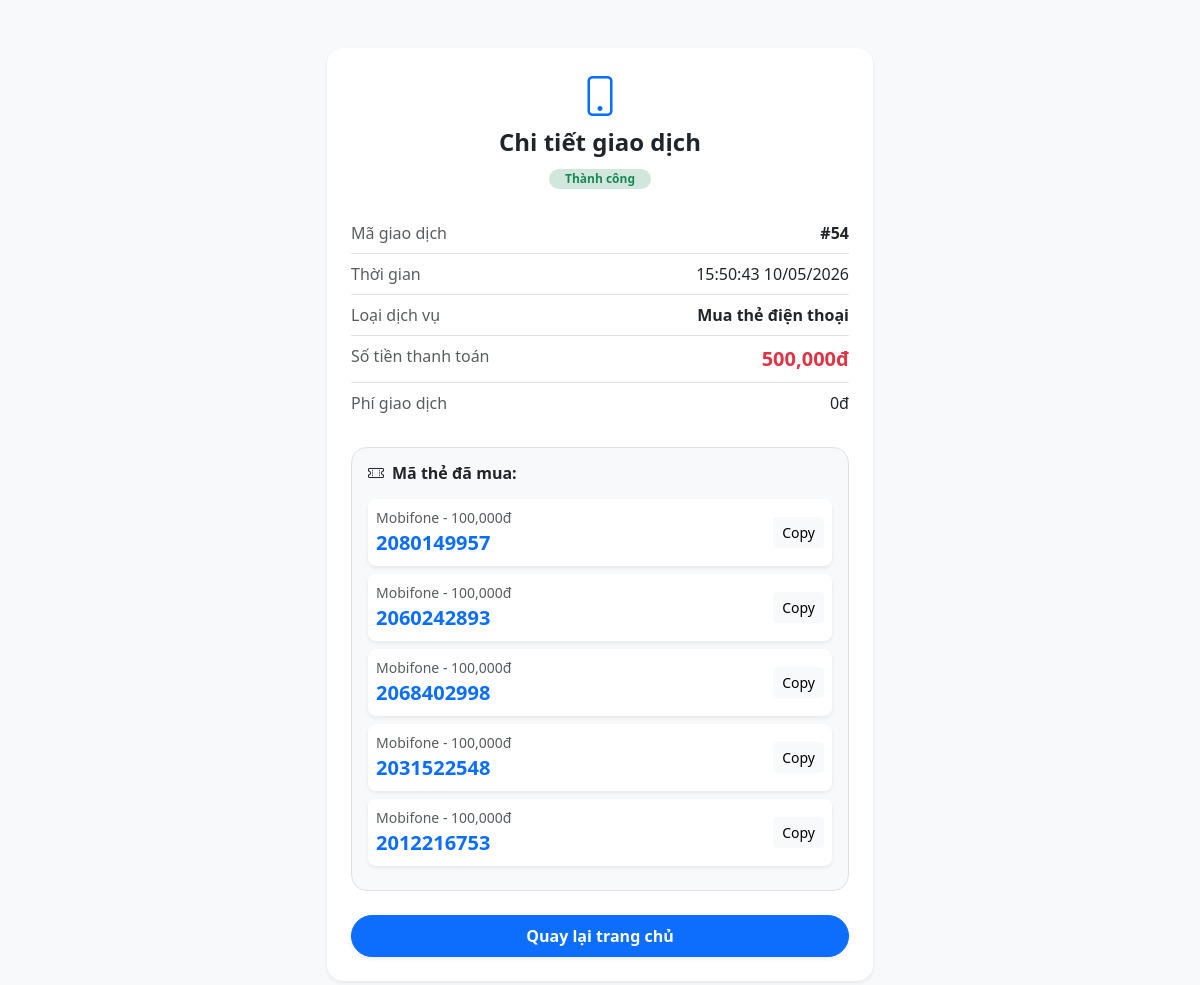
The page /transaction_detail.php?id=54 (signed in) on the database its author committed.
### tables this page shows
CREATE TABLE `transactions` (
  `id` int(11) NOT NULL,
  `sender_id` int(11) DEFAULT NULL,
  `receiver_phone` varchar(15) DEFAULT NULL,
  `receiver_id` int(11) DEFAULT NULL,
  `type` enum('deposit','withdraw','transfer','buy_card') NOT NULL,
  `amount` decimal(15,2) NOT NULL,
  `fee` decimal(15,2) DEFAULT 0.00,
  `total_amount` decimal(15,2) NOT NULL,
  `status` enum('pending','success','failed') DEFAULT 'pending',
  `note` text DEFAULT NULL,
  `created_at` timestamp NOT NULL DEFAULT current_timestamp()
);

CREATE TABLE `phone_cards` (
  `id` int(11) NOT NULL,
  `transaction_id` int(11) DEFAULT NULL,
  `carrier` enum('Viettel','Mobifone','Vinaphone') DEFAULT NULL,
  `card_code` char(10) DEFAULT NULL,
  `amount` decimal(15,2) DEFAULT NULL
);

### transaction_detail.php (the view, shortened to what this page needs)
<?php
require_once 'db_config.php';
$user_id = $_SESSION['user_id'];
$trans_id = $_GET['id'];
$stmt = $conn->prepare("SELECT * FROM transactions WHERE id = ? AND (sender_id = ? OR receiver_id = ?)");
$stmt->execute([$trans_id, $user_id, $user_id]);
$trans = $stmt->fetch();
$cards = [];
if ($trans['type'] == 'buy_card') {
    $stmt_cards = $conn->prepare("SELECT * FROM phone_cards WHERE transaction_id = ?");
    $stmt_cards->execute([$trans_id]);
    $cards = $stmt_cards->fetchAll();
}
?>
<!DOCTYPE html>
<html lang="vi">
<head>
    <link href="https://cdn.jsdelivr.net/npm/bootstrap@5.3.0/dist/css/bootstrap.min.css" rel="stylesheet">
    <link rel="stylesheet" href="https://cdn.jsdelivr.net/npm/bootstrap-icons@1.11.1/font/bootstrap-icons.css">
</head>
<body class="bg-light">
<div class="container py-5">
    <div class="row justify-content-center">
        <div class="col-md-6">
            <div class="card border-0 shadow-sm rounded-4">
                <div class="card-body p-4">
                    <div class="text-center mb-4">
                        <div class="display-6 text-primary mb-2">
                            <i class="bi <?= $trans['type'] == 'buy_card' ? 'bi-phone' : 'bi-arrow-left-right' ?>"></i>
                        </div>
                        <h4 class="fw-bold">Chi tiết giao dịch</h4>
                        <span class="badge bg-success-subtle text-success rounded-pill px-3">Thành công</span>
                    </div>
                    <div class="list-group list-group-flush mb-4">
                        <div class="list-group-item d-flex justify-content-between px-0">
                            <span class="text-muted">Mã giao dịch</span>
                            <span class="fw-bold text-dark">#<?= $trans['id'] ?></span>
                        </div>
                        <div class="list-group-item d-flex justify-content-between px-0">
                            <span class="text-muted">Thời gian</span>
                            <span class="text-dark"><?= date('H:i:s d/m/Y', strtotime($trans['created_at'])) ?></span>
                        </div>
                        <div class="list-group-item d-flex justify-content-between px-0">
                            <span class="text-muted">Loại dịch vụ</span>
                            <span class="text-dark fw-bold"><?= $trans['type'] == 'buy_card' ? 'Mua thẻ điện thoại' : 'Chuyển tiền' ?></span>
                        </div>
                        <div class="list-group-item d-flex justify-content-between px-0">
                            <span class="text-muted">Số tiền thanh toán</span>
                            <span class="text-danger fw-bold fs-5"><?= number_format($trans['total_amount']) ?>đ</span>
                        </div>
                        <div class="list-group-item d-flex justify-content-between px-0 border-0">
                            <span class="text-muted">Phí giao dịch</span>
                            <span class="text-dark">0đ</span>
                        </div>
                    </div>
                    <?php if ($trans['type'] == 'buy_card' && count($cards) > 0): ?>
                        <div class="bg-light p-3 rounded-4 border border-dashed">
                            <h6 class="fw-bold mb-3"><i class="bi bi-ticket-perforated me-2"></i>Mã thẻ đã mua:</h6>
                            <?php foreach ($cards as $index => $card): ?>
                                <div class="d-flex justify-content-between align-items-center mb-2 p-2 bg-white rounded-3 shadow-sm">
                                    <div>
                                        <small class="text-muted d-block"><?= $card['carrier'] ?> - <?= number_format($card['amount']) ?>đ</small>
                                        <span class="fw-bold fs-5 text-primary"><?= $card['card_code'] ?></span>
                                    </div>
                                    <button class="btn btn-sm btn-light" onclick="navigator.clipboard.writeText('<?= $card['card_code'] ?>')">Copy</button>
                                </div>
                            <?php endforeach; ?>
                        </div>
                    <?php endif; ?>
                    <div class="mt-4">
                        <a href="index.php" class="btn btn-primary w-100 rounded-pill py-2 fw-bold shadow-sm">Quay lại trang chủ</a>
                    </div>
                </div>
            </div>
        </div>
    </div>
</div>
</body>
</html>

### rows shown on the page
transactions: id "54", created_at "15:50:43 10/05/2026", total_amount "500,000"
phone_cards: carrier "Mobifone", amount "100,000", card_code "2080149957"
phone_cards: carrier "Mobifone", amount "100,000", card_code "2060242893"
phone_cards: carrier "Mobifone", amount "100,000", card_code "2068402998"
phone_cards: carrier "Mobifone", amount "100,000", card_code "2031522548"
phone_cards: carrier "Mobifone", amount "100,000", card_code "2012216753"
